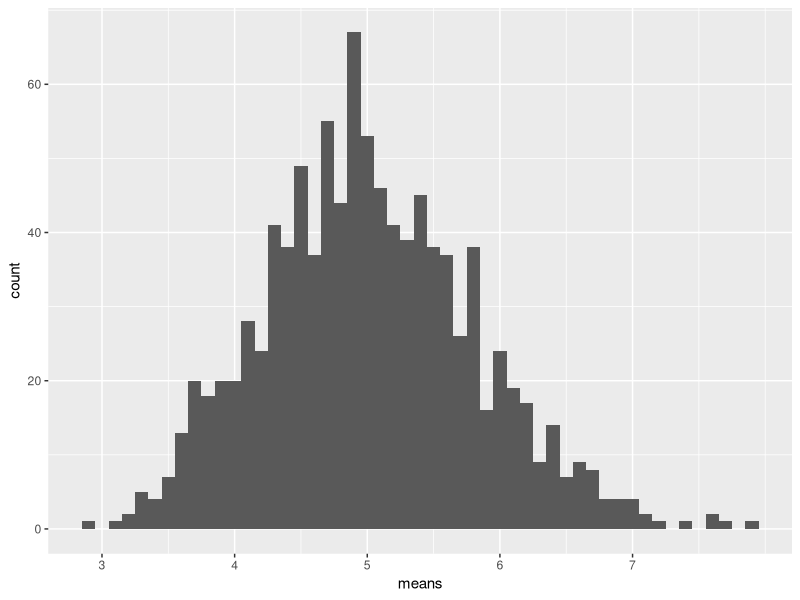
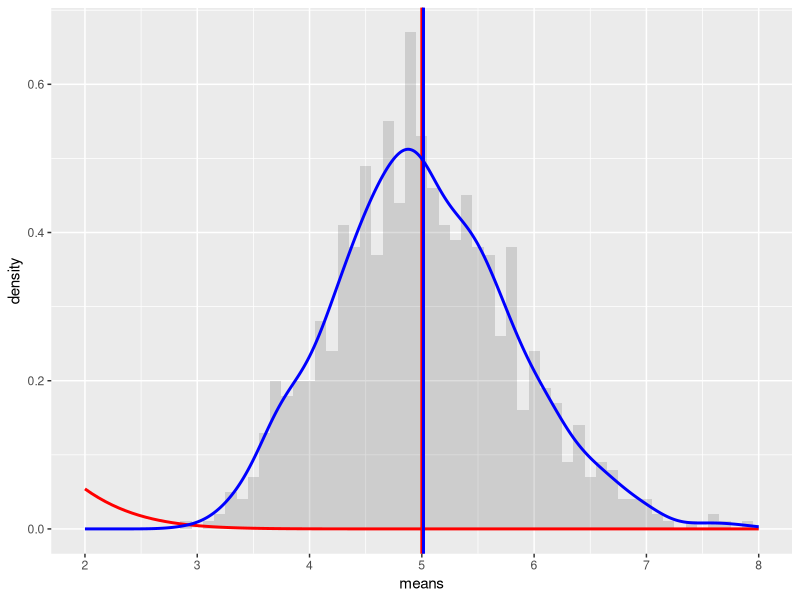
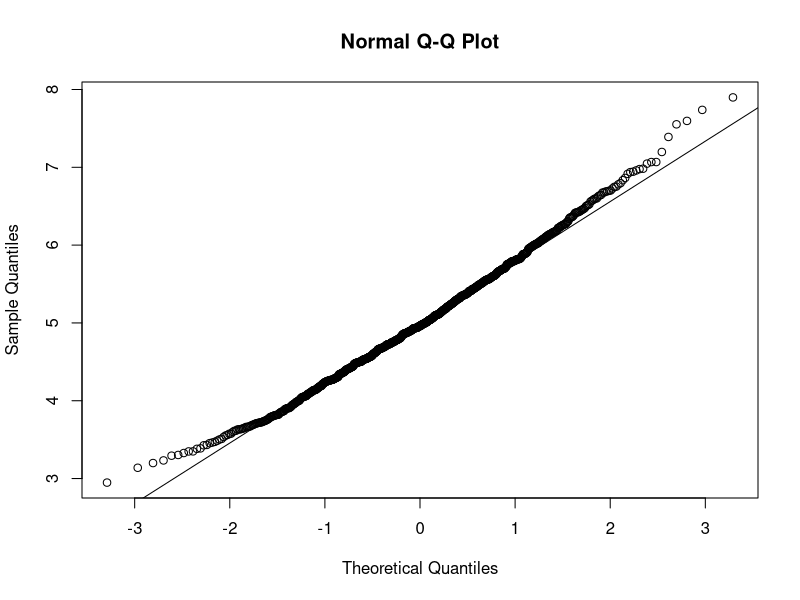

The R source for these figures, in order:
## ---- chunk 1
library(knitr)
opts_chunk$set(fig.width=7, fig.height=4, warning=FALSE, message=FALSE)
## ---- chunk 2
## clear environment variable
rm(list=ls(all=TRUE))
## ---- chunk 3
# load necessary library
library(ggplot2)
## ---- chunk 4
### set constants ###
# rate parameter for the exponential distribution function : rexp()
# It's the inverse of the expected duration
lambda <- 0.2 # lambda for rexp
n <- 40 # number of exponetials
numberOfSimulations <- 1000 # number of tests

# set the seed for reproducability
set.seed(1982)

# rexp() here generates 1000*40 values according to the exponential 
# distribution with 0.2 as rate parameter
# matrix() put them in one table of 1000 rows (num_sim) and 
# 40 columns (sample_size)
exponentialDistriMatrix <- matrix(data=rexp(n * numberOfSimulations, lambda), nrow=numberOfSimulations)
# compute the mean for each row
exponentialDistriMeans <- data.frame(means=apply(exponentialDistriMatrix, 1, mean))
## ---- chunk 5
# plot the means
ggplot(data = exponentialDistriMeans, aes(x = means)) + 
  geom_histogram(binwidth=0.1) +   
  scale_x_continuous(breaks=round(seq(min(exponentialDistriMeans$means), max(exponentialDistriMeans$means), by=1)))
## ---- chunk 6
mu <- 1/lambda
mu
## ---- chunk 7
meanOfMeans <- mean(exponentialDistriMeans$means)
meanOfMeans
## ---- chunk 8
standard_deviation_theory <- 1/lambda/sqrt(n)
standard_deviation_theory
## ---- chunk 9
standard_deviation_dist <- sd(exponentialDistriMeans$means)
standard_deviation_dist
## ---- chunk 10
variance_theory <- standard_deviation_theory^2
variance_theory
## ---- chunk 11
variance_dist <- var(exponentialDistriMeans$means)
variance_dist
## ---- chunk 12
# plot the means
ggplot(data = exponentialDistriMeans, aes(x = means)) + 
  geom_histogram(binwidth=0.1, aes(y=..density..), alpha=0.2) + 
  stat_function(fun = dnorm, arg = list(mean = mu , sd = standard_deviation_theory), colour = "red", size=1) + 
  geom_vline(xintercept = mu, size=1, colour="#FF0000") + 
  geom_density(colour="blue", size=1) +
  geom_vline(xintercept = meanOfMeans, size=1, colour="#0000FF") +  
  scale_x_continuous(breaks=seq(mu-3,mu+3,1), limits=c(mu-3,mu+3)) 
## ---- chunk 13
qqnorm(exponentialDistriMeans$means)
qqline(exponentialDistriMeans$means)
## ---- chunk 14
library(knitr)
opts_chunk$set(fig.width=7, fig.height=4, warning=FALSE, message=FALSE)
